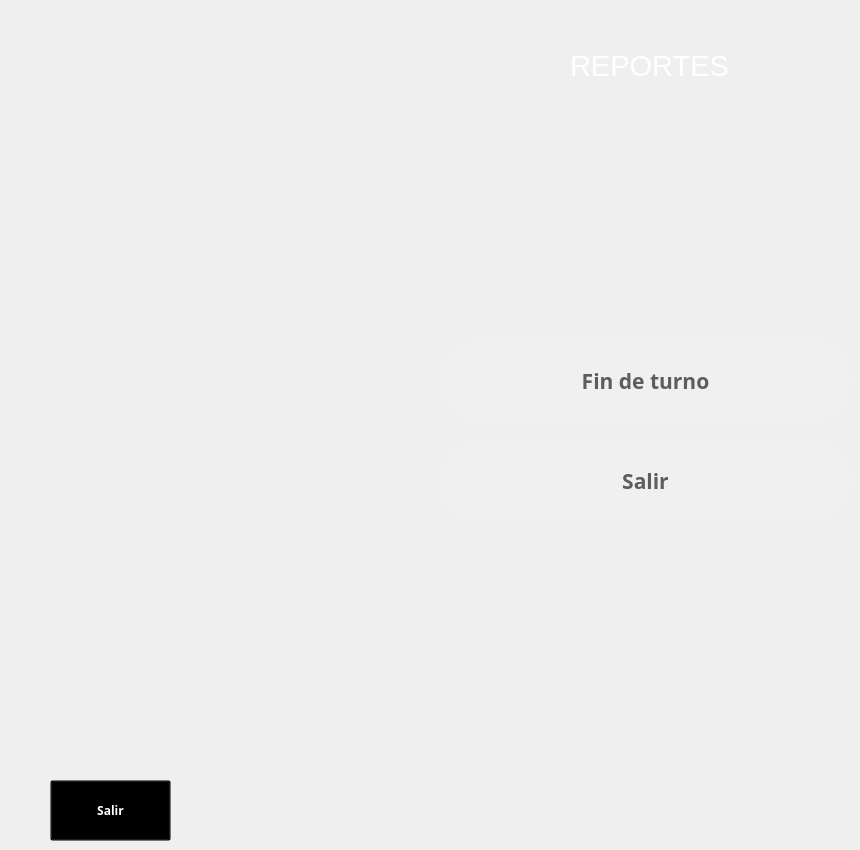
   <widget class="QWidget" name="page_4">
    <widget class="QPushButton" name="salirplaza">
     <property name="geometry">
      <rect>
       <x>50</x>
       <y>780</y>
       <width>121</width>
       <height>61</height>
      </rect>
     </property>
     <property name="font">
      <font>
       <family>Sans Serif</family>
       <weight>75</weight>
       <italic>false</italic>
       <bold>true</bold>
      </font>
     </property>
     <property name="styleSheet">
      <string notr="true">background-color:transparent;
color:white;
</string>
     </property>
     <property name="text">
      <string>Salir</string>
     </property>
     <property name="icon">
      <iconset>
       <normaloff>../../../../../../../media/pi/media/roldan/persistence/media/iconos/fb5.png</normaloff>../../../../../../../media/pi/media/roldan/persistence/media/iconos/fb5.png</iconset>
     </property>
     <property name="iconSize">
      <size>
       <width>128</width>
       <height>128</height>
      </size>
     </property>
    </widget>
    <widget class="QPushButton" name="bsalir">
     <property name="geometry">
      <rect>
       <x>-100</x>
       <y>760</y>
       <width>91</width>
       <height>20</height>
      </rect>
     </property>
     <property name="font">
      <font>
       <family>Sans Serif</family>
       <weight>75</weight>
       <italic>false</italic>
       <bold>true</bold>
      </font>
     </property>
     <property name="styleSheet">
      <string notr="true">background-color:rgb(144, 0, 0);
color:white;
border-radius:20%</string>
     </property>
     <property name="text">
      <string>Salir</string>
     </property>
     <property name="iconSize">
      <size>
       <width>128</width>
       <height>128</height>
      </size>
     </property>
    </widget>
    <widget class="QLabel" name="ltime_68">
     <property name="geometry">
      <rect>
       <x>570</x>
       <y>50</y>
       <width>261</width>
       <height>31</height>
      </rect>
     </property>
     <property name="font">
      <font>
       <family>Segoe UI</family>
       <pointsize>22</pointsize>
       <weight>50</weight>
       <italic>false</italic>
       <bold>false</bold>
      </font>
     </property>
     <property name="styleSheet">
      <string notr="true">background-color:transparent;
color:rgb(255, 255, 255);

</string>
     </property>
     <property name="text">
      <string>REPORTES</string>
     </property>
    </widget>
    <widget class="QPushButton" name="bfindeturno">
     <property name="geometry">
      <rect>
       <x>440</x>
       <y>340</y>
       <width>411</width>
       <height>81</height>
      </rect>
     </property>
     <property name="font">
      <font>
       <family>Ubuntu Mono</family>
       <pointsize>16</pointsize>
       <weight>75</weight>
       <italic>false</italic>
       <bold>true</bold>
       <underline>false</underline>
      </font>
     </property>
     <property name="toolTip">
      <string>Ayuda</string>
     </property>
     <property name="toolTipDuration">
      <number>3</number>
     </property>
     <property name="whatsThis">
      <string extracomment="help"/>
     </property>
     <property name="styleSheet">
      <string notr="true">background-color:rgb(240, 240, 240);
color:rgb(93, 93, 93);
border-radius:40%</string>
     </property>
     <property name="text">
      <string>Fin de turno</string>
     </property>
     <property name="icon">
      <iconset>
       <normaloff>../../../../../../../media/pi/persistence/home/cajsSATELITE/eum/app/cajeroF/iconos/fl.png</normaloff>../../../../../../../media/pi/persistence/home/cajsSATELITE/eum/app/cajeroF/iconos/fl.png</iconset>
     </property>
     <property name="iconSize">
      <size>
       <width>40</width>
       <height>40</height>
      </size>
     </property>
    </widget>
    <widget class="QPushButton" name="bsalirreportes">
     <property name="geometry">
      <rect>
       <x>440</x>
       <y>440</y>
       <width>411</width>
       <height>81</height>
      </rect>
     </property>
     <property name="font">
      <font>
       <family>Ubuntu Mono</family>
       <pointsize>16</pointsize>
       <weight>75</weight>
       <italic>false</italic>
       <bold>true</bold>
       <underline>false</underline>
      </font>
     </property>
     <property name="toolTip">
      <string>Ayuda</string>
     </property>
     <property name="toolTipDuration">
      <number>3</number>
     </property>
     <property name="whatsThis">
      <string extracomment="help"/>
     </property>
     <property name="styleSheet">
      <string notr="true">background-color:rgb(240, 240, 240);
color:rgb(93, 93, 93);
border-radius:40%</string>
     </property>
     <property name="text">
      <string>Salir</string>
     </property>
     <property name="icon">
      <iconset>
       <normaloff>../../../../../../../media/pi/persistence/home/cajsSATELITE/eum/app/cajeroF/iconos/fl.png</normaloff>../../../../../../../media/pi/persistence/home/cajsSATELITE/eum/app/cajeroF/iconos/fl.png</iconset>
     </property>
     <property name="iconSize">
      <size>
       <width>40</width>
       <height>40</height>
      </size>
     </property>
    </widget>
   </widget>
